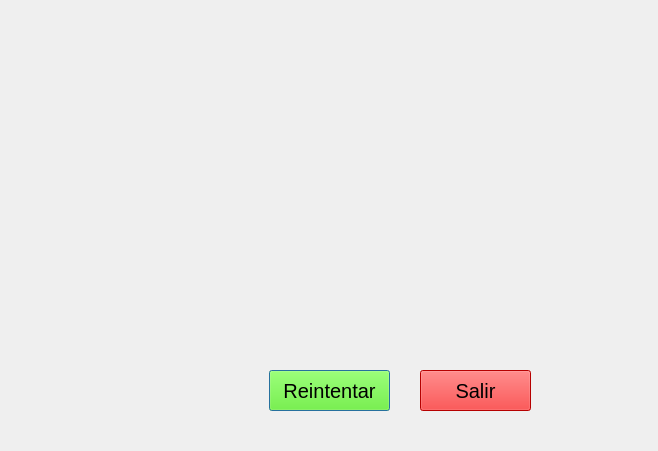
<?xml version="1.0" encoding="UTF-8"?>
<ui version="4.0">
 <class>GamerOver</class>
 <widget class="QDialog" name="GamerOver">
  <property name="geometry">
   <rect>
    <x>0</x>
    <y>0</y>
    <width>658</width>
    <height>451</height>
   </rect>
  </property>
  <property name="windowTitle">
   <string>Dialog</string>
  </property>
  <widget class="QPushButton" name="btnReintentar">
   <property name="geometry">
    <rect>
     <x>269</x>
     <y>370</y>
     <width>121</width>
     <height>41</height>
    </rect>
   </property>
   <property name="font">
    <font>
     <family>Arial</family>
     <pointsize>15</pointsize>
    </font>
   </property>
   <property name="styleSheet">
    <string notr="true">background-color: rgb(85, 255, 0);</string>
   </property>
   <property name="text">
    <string>Reintentar</string>
   </property>
  </widget>
  <widget class="QPushButton" name="btnSalir">
   <property name="geometry">
    <rect>
     <x>420</x>
     <y>370</y>
     <width>111</width>
     <height>41</height>
    </rect>
   </property>
   <property name="font">
    <font>
     <family>Arial</family>
     <pointsize>15</pointsize>
    </font>
   </property>
   <property name="styleSheet">
    <string notr="true">background-color: rgb(255, 0, 0);</string>
   </property>
   <property name="text">
    <string>Salir</string>
   </property>
  </widget>
  <widget class="QLabel" name="labelImagen">
   <property name="geometry">
    <rect>
     <x>40</x>
     <y>20</y>
     <width>571</width>
     <height>341</height>
    </rect>
   </property>
   <property name="text">
    <string/>
   </property>
  </widget>
 </widget>
 <resources/>
 <connections/>
</ui>
